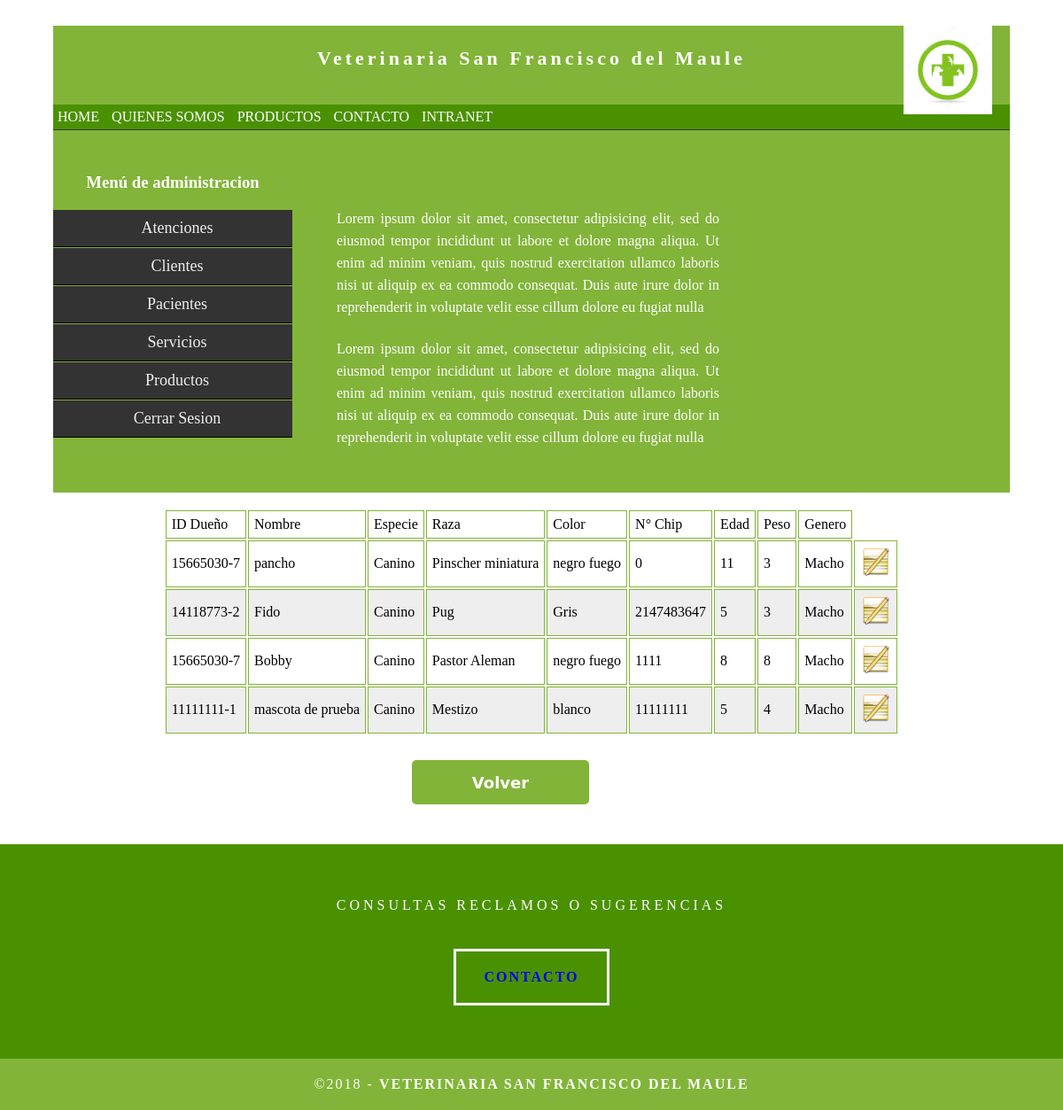
The page /int_usuario/2Pacientes/e_paciente1.php (signed in) on the database its author committed.
### tables this page shows
CREATE TABLE `pt_tbpaciente` (
  `id_mas` int(6) NOT NULL,
  `id_cl` varchar(10) NOT NULL,
  `no_mas` varchar(30) NOT NULL,
  `id_especie` int(5) NOT NULL,
  `id_raza` int(5) NOT NULL,
  `co_mas` varchar(30) NOT NULL,
  `nc_mas` int(10) NOT NULL,
  `ed_mas` int(3) NOT NULL,
  `pe_mas` int(4) NOT NULL,
  `ge_mas` varchar(6) NOT NULL,
  `ob_mas` varchar(150) NOT NULL
);

CREATE TABLE `pt_tbespecie` (
  `id_especie` int(5) NOT NULL,
  `nom_especie` varchar(50) NOT NULL,
  `des_especie` varchar(200) NOT NULL
);

CREATE TABLE `pt_tbrazas` (
  `id_raza` int(5) NOT NULL,
  `nom_raza` varchar(50) NOT NULL,
  `tam_raza` varchar(15) NOT NULL,
  `id_especie` int(5) NOT NULL
);

### modelo.php (called while the page is built, shortened)
<?php
class modelo{
    public function __construct(){
        $this->_db=new mysqli(DB_HOST, DB_USER, DB_PASS, DB_NAME);
    }
}
?>

### servicio.php (called while the page is built, shortened)
<?php
require_once('modelo.php');
class paciente extends modelo{
        public function listarpac2(){
            $sql="SELECT p.*, r.*, e.* FROM pt_tbpaciente p INNER JOIN pt_tbrazas r ON p.id_raza = r.id_raza INNER JOIN pt_tbespecie e ON r.id_especie = e.id_especie";
            $resultado=$this->_db->query($sql);
            $usuarios=$resultado->fetch_all(MYSQLI_ASSOC);
            if ($usuarios){
                return $usuarios;
            }
        }
}

### int_usuario/2Pacientes/e_paciente1.php (the view, shortened to what this page needs)
<?php
if(!isset($_SESSION['nombre']) && !isset($_SESSION['password'])){
    require("../../error.php");
    print '<script language="JavaScript">';
    print 'alert("No tiene permisos para acceder a esa pagina");';
    print '</script>';
} else{
?>
<!DOCTYPE html>
<html>
    <head>
            <link href="../../css/estilo.css" rel="stylesheet" type="text/css">
            <link href="../../css/submenu.css" rel="stylesheet" type="text/css">
            <link href='../../css/form_resp.css' rel='stylesheet' type='text/css'/>
            <link href='../../css/tabla_resp.css' rel='stylesheet' type='text/css'/>
    </head>
    <body>
        <div class="container">
        <header class="header">
            <a href="../index.php"><img src="../../image/logo.jpg" width="100"></a>
            <h4 class="logo">Veterinaria San Francisco del Maule</h4>
        </header>
    <section class="intro">
            <div class="column">
                    <br>
                    <br>
                    <p>Lorem ipsum dolor sit amet, consectetur adipisicing elit, sed do eiusmod tempor incididunt ut labore et dolore magna aliqua. Ut enim ad minim veniam, quis nostrud exercitation ullamco laboris nisi ut aliquip ex ea commodo consequat. Duis aute irure dolor in reprehenderit in voluptate velit esse cillum dolore eu fugiat nulla </p>
                    <p>Lorem ipsum dolor sit amet, consectetur adipisicing elit, sed do eiusmod tempor incididunt ut labore et dolore magna aliqua. Ut enim ad minim veniam, quis nostrud exercitation ullamco laboris nisi ut aliquip ex ea commodo consequat. Duis aute irure dolor in reprehenderit in voluptate velit esse cillum dolore eu fugiat nulla</p>
            </div>
        </section>
    <div class="gallery" align="left">
         <?php
        require_once "../../servicio.php";
        $usuarioModel = new paciente();
        $reg = $usuarioModel->listarpac2();
        if ($reg){
        ?>
        <div><br>
        <table align="center">
            <thead>
                <tr>
                    <td>ID Dueño</td>
                    <td>Nombre</td>
                    <td>Especie</td>
                    <td>Raza</td>
                    <td>Color</td>
                    <td>N° Chip</td>
                    <td>Edad</td>
                    <td>Peso</td>
                    <td>Genero</td>
                </tr>
            </thead>
            <tbody>
        <?php
            foreach ($reg as $row):
        ?>
             <tr>
                    <td><?php echo $row['id_cl']; ?></td>
                    <td><?php echo $row['no_mas']; ?></td>
                    <td><?php echo $row['nom_especie']; ?></td>
                    <td><?php echo $row['nom_raza']; ?></td>
                    <td><?php echo $row['co_mas']; ?></td>
                    <td><?php echo $row['nc_mas']; ?></td>
                    <td><?php echo $row['ed_mas']; ?></td>
                    <td><?php echo $row['pe_mas']; ?></td>
                    <td><?php echo $row['ge_mas']; ?></td>
                    <td>
                        <a href="e_paciente2.php?id=<?php echo $row['id_mas']; ?>"><img src="../../image/edit.png" width="35"></a>
                    </td>
                </tr>
            <?php
                endforeach;
            ?>
        <?php } ?>
            </tbody>
        </table>
        </div>
        <br>
        <form id="loginform" action="../index.php">
            <input class="loginbutton" type="submit" value="Volver" />
        </form>
        </div>
    </div>
</body>
</html>
<?php } ?>

### css/estilo.css (style rules this page uses)
body { font-family: Cambria, "Hoefler Text", "Liberation Serif", Times, "Times New Roman", serif; background-color: #FFFFFF; margin: 0; }
.container { width: 90%; margin-left: auto; margin-right: auto; background-color: #FFFFFF; }
header { width: 100%; height: 12%; background-color: #82b439; border-bottom: 1px solid #353635; }
header img { margin-left: 80%; position:absolute; }
header nav { background:#4a9102; }
header nav ul { margin:0; padding:0; }
header nav ul li { list-style:none; display: inline-block; }
header nav ul li a { color:#fff; display: block; padding: 5px; text-decoration:none; }
.logo { color: #fff; font-weight: bold; margin-left: auto; letter-spacing: 4px; margin-right: auto; text-align: center; padding-top: 15px; line-height: 2em; font-size: 22px; }
.hero_header { color: #FFFFFF; text-align: center; margin: 0; letter-spacing: 4px; }
.gallery { clear: both; display: inline-block; width: 100%; background-color: #FFFFFF; padding-bottom: 35px; padding-top: 0px; margin-top: -5px; margin-bottom: 0px; }
#loginform { margin:auto; width:270px; background: #FFF; }
.loginbutton { background-color:#4a9102; border-radius:5px/5px; -webkit-border-radius:5px/5px; -moz-border-radius:5px/5px; color:#FFF; display:inline-block; font-family:"Lucida Grande", "Lucida Sans Unicode", "Lucida Sans", "DejaVu Sans", Verdana, sans-serif; font-size:18px; font-weight:bold; width:270px; text-align:center; line-height:50px; text-decoration:none; height:50px; margin-top:20px; margin-bottom:20px; border:none; outline:0; cursor: pointer; }
table tr { background-color: #eee; }
table tr:nth-child(even) { background-color: #eee; }
table tr:nth-child(odd) { background-color: #fff; }
td, th { padding: 6px; border: 1px solid #82b439; text-align: left; }
.intro { background-color: #FFFFFF; padding-bottom: 35px; }
.column { width: 50%; text-align: center; padding-top: 30px; float: left; }
.lateral { width: 25%; text-align: center; padding-top: 30px; float: left; }
.intro .lateral h3 { color: #FFFFFF; text-align: center; }
.intro .column p { color: #FFFFFF; }
.intro .column p { padding-left: 30px; padding-right: 30px; text-align: justify; line-height: 25px; font-weight: lighter; margin-left: 20px; margin-right: 20px; width: 80%; margin-top: 4%; }
.button { width: 150px; margin-top: 40px; margin-right: auto; margin-bottom: auto; margin-left: auto; padding-top: 20px; padding-right: 10px; padding-bottom: 20px; padding-left: 10px; text-align: center; vertical-align: middle; border-radius: 0px; text-transform: uppercase; font-weight: bold; letter-spacing: 2px; border: 3px solid #FFFFFF; color: #FFFFFF; transition: all 0.3s linear; }
.button a { text-decoration:none; }
.copyright { text-align: center; padding-top: 20px; padding-bottom: 20px; background-color: #82b439; color: #FFFFFF; text-transform: uppercase; font-weight: lighter; letter-spacing: 2px; border-top-width: 2px; }
footer { background-color: #4a9102; padding-top: 60px; padding-bottom: 60PX; }
.intro { display: inline-block; background-color: #82b439; }

### css/submenu.css (style rules this page uses)
ul.acorh, ul.acorh * { margin: 0; padding: 0; border: 0; }
ul.acorh { margin: 10px auto; padding: 0; list-style: none; width: 100%; font-size: 18px; }
ul.acorh li { list-style: none; }
ul.acorh li a { display: block; padding: 10px 10px 10px 20px; background: #333; color: #eee; border-bottom: 1px solid #000; border-top: 1px solid #82b439; text-decoration: none; box-sizing: border-box; }

### css/form_resp.css (style rules this page uses)
input[type=submit],[type=reset] { background-color:#82b439; border-radius:5px/5px; -webkit-border-radius:5px/5px; -moz-border-radius:5px/5px; color:#FFF; display:inline-block; font-family:"Lucida Grande", "Lucida Sans Unicode", "Lucida Sans", "DejaVu Sans", Verdana, sans-serif; font-size:18px; font-weight:bold; width:200px; text-align:center; line-height:50px; text-decoration:none; height:50px; margin-top:10px; margin-bottom:10px; border:none; outline:0; cursor: pointer; }

### rows shown on the page
pt_tbpaciente: id_cl "15665030-7", no_mas "pancho", id_especie.nom_especie "Canino", id_raza.nom_raza "Pinscher miniatura", co_mas "negro fuego", nc_mas "0", ed_mas "11", pe_mas "3", ge_mas "Macho"
pt_tbpaciente: id_cl "14118773-2", no_mas "Fido", id_especie.nom_especie "Canino", id_raza.nom_raza "Pug", co_mas "Gris", nc_mas "2147483647", ed_mas "5", pe_mas "3", ge_mas "Macho"
pt_tbpaciente: id_cl "15665030-7", no_mas "Bobby", id_especie.nom_especie "Canino", id_raza.nom_raza "Pastor Aleman", co_mas "negro fuego", nc_mas "1111", ed_mas "8", pe_mas "8", ge_mas "Macho"
pt_tbpaciente: id_cl "11111111-1", no_mas "mascota de prueba", id_especie.nom_especie "Canino", id_raza.nom_raza "Mestizo", co_mas "blanco", nc_mas "11111111", ed_mas "5", pe_mas "4", ge_mas "Macho"
